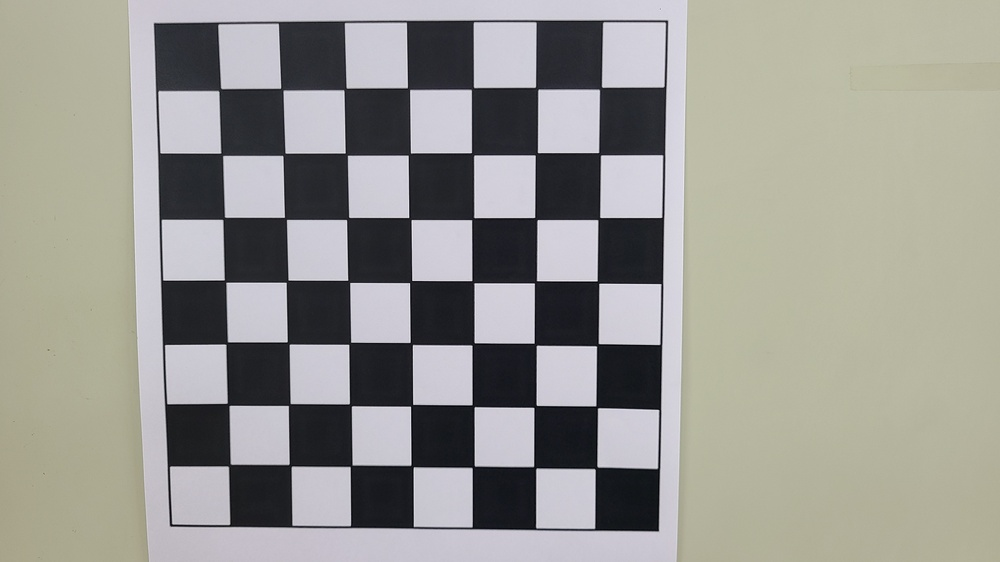
#> input picture 2021/etc/Image_Stitching/Chessboard/20210831_171054.jpg, 1000 x 562 px, shrunk from 4032 x 2268 before the run; its folder holds only this picture in this run
$ python step1_CameraCalibration.py
#> lines starting #> are read from the running program, lines starting #| are printed output that depends on the picture; after the words box and inside, x2 and y2 are one past the last pixel; in counts of white or black regions, pixels touching at a corner belong together; long printed decimals are rounded
import cv2
import os
from glob import glob
import numpy as np

class Camera_Calibration:
    def __init__(self, route, image_list, Distort_image_list):
        self.route = route
        self.image_list = image_list
        self.Distort_image_list = Distort_image_list


    def getCameraMatrix(self, r=7, c=7):
        # criteria : 반복을 종료할 조건(type(종료 조건), 최대 iter, epsilon값(정확도))
        # cv2.TERM_CRITERIA_EPS : 주어진 정확도(epsilon 인자)에 도달하면 반복을 중단
        # cv2.TERM_CRITERIA_MAX_ITER : max_iter 인자에 지정된 횟수만큼 반복하고 중단
        # a + b : 두가지 조건 중 하나가 만족되면 반복 중단
#> called with r = 7, c = 7
        criteria = (cv2.TERM_CRITERIA_EPS + cv2.TermCriteria_MAX_ITER, 30, 0.001)
        objp = np.zeros((r * c, 3), np.float32)
        objp[:, : 2] = np.mgrid[0 : r, 0 : c].T.reshape(-1, 2)

        objpoints = []
        imgpoints = []
        num = 0
        for Chessboard in self.image_list:
            num += 1
            img = cv2.imread(Chessboard)
#> img is the input picture: shape (562, 1000, 3); mean B, G, R 146, 151.8, 152.7
            img_gray = cv2.cvtColor(img, cv2.COLOR_BGR2GRAY)
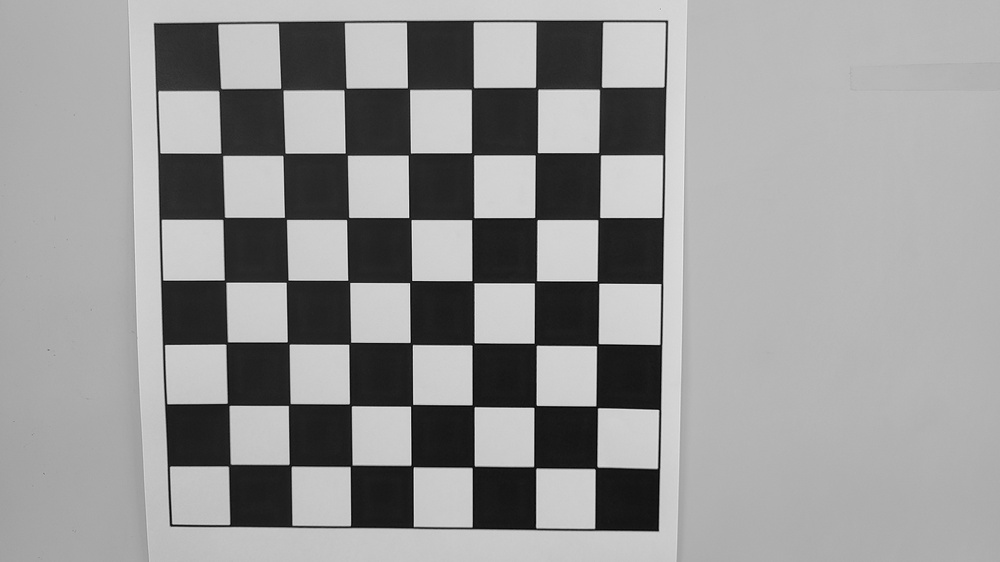
#> img_gray: shape (562, 1000); min 1, max 239, mean 151.4

            ret,corners = cv2.findChessboardCorners(img_gray, (r, c), None)
#> ret = True; corners = 49 rows, first 8: [220.9, 88.34], [280.5, 88.2], [343.6, 89.86], [409.7, 89.64], [473.7, 87.42], [538.2, 89.22], [601.8, 87.08], [220.7, 152.9]

            if ret:
                objpoints.append(objp)
                corners2 = cv2.cornerSubPix(img_gray, corners, (11, 11), (-1, -1), criteria)
#> corners2 = 49 rows, first 8: [219.7, 89.55], [281.8, 89.06], [345, 88.88], [408.5, 88.54], [472.4, 88.44], [536.6, 88.2], [600.5, 88.18], [221.6, 154.2]
                imgpoints.append(corners2)
                cv2.drawChessboardCorners(img, (r, c), corners2, ret)
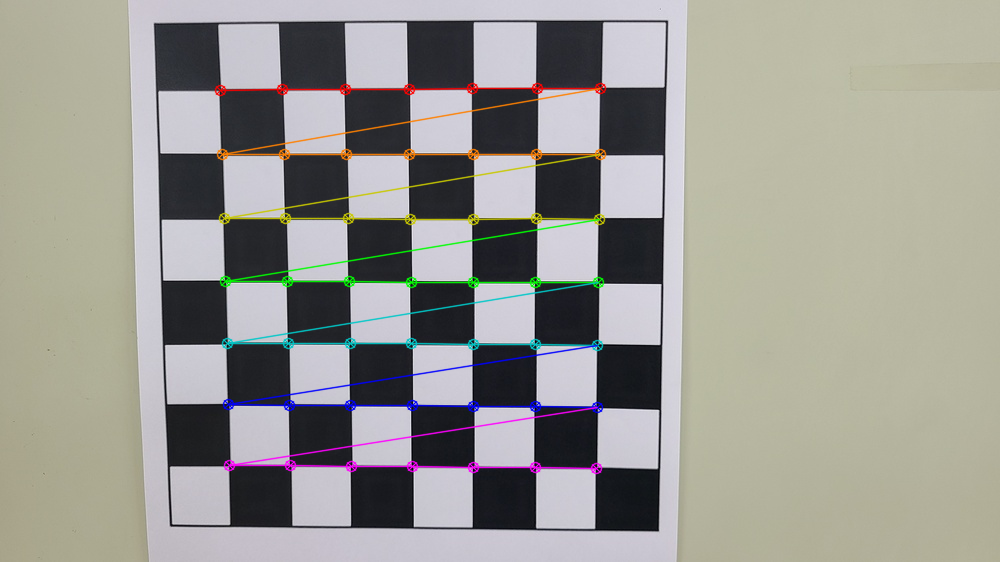
#> img: shape (562, 1000, 3); 3.29% of pixels changed, all inside (x1, y1, x2, y2) = (214, 82, 607, 475)
            print(str(num)+"번째 사진 처리중")

        #메트릭스, 왜곡계수, 회전/변환 벡터
        ret, self.mtx, self.dist, rvecs, tvecs = cv2.calibrateCamera(objpoints, imgpoints, img_gray.shape[::-1], None, None)
#> ret = 0.261; self.mtx = [[487.8, 0, 560.8], [0, 486.4, 369], [0, 0, 1]]; self.dist = [[0.029, -0.0144, 0.00362, 0.00285, -2.05e-06]]; rvecs = ([0.054, 0.0208, 0.00718],); tvecs = ([-5.39, -4.43, 7.72],)
        print(self.mtx, "cameramatrix를 구했습니다.")
#| [[487.764   0.         560.786]
#|  [  0.         486.376 368.953]
#|  [  0.           0.           1.        ]] cameramatrix를 구했습니다.


    def UnDistortion(self):
        num = 0
        for image in Distort_image_list:
            num += 1
            img = cv2.imread(image)
            h, w = img.shape[: 2]
            newcameramtx, roi = cv2.getOptimalNewCameraMatrix(self.mtx, self.dist, (w, h), 1, (w, h))
            dst = cv2.undistort(img, self.mtx, self.dist, None, newcameramtx)
            x, y, w, h = roi
            dst = dst[y : y + h, x : x + w]
            img2 = cv2.resize(dst, dsize=(480, 480), interpolation=cv2.INTER_AREA)
            # cv2.imshow("img",img2)
            # cv2.waitKey(0)
            # cv2.destroyAllWindows
            cv2.imwrite(self.route + "/UnDistortion_Image/" + str(num) + ".jpg", dst)


route = os.getcwd()
image_list = glob(route + "/Chessboard/*.jpg")
Distort_image_list = glob(route + "/Distortion_image/*.jpg")
C = Camera_Calibration(route, image_list, Distort_image_list)
C.getCameraMatrix()
C.UnDistortion()

$ run again, on 2021/etc/Image_Stitching/Chessboard/20210831_171523.jpg
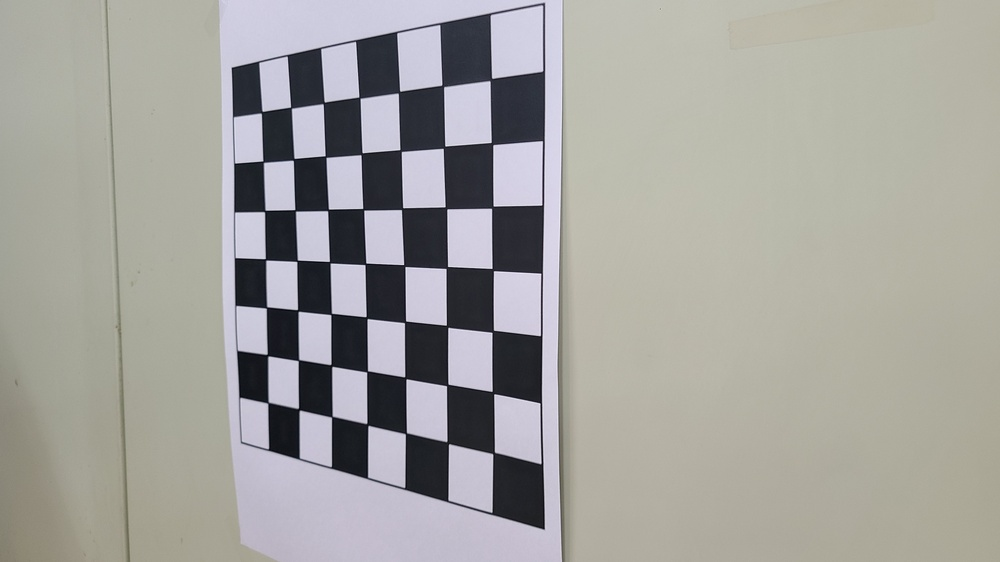
#> input picture 2021/etc/Image_Stitching/Chessboard/20210831_171523.jpg, 1000 x 562 px, shrunk from 4032 x 2268 before the run
#> in getCameraMatrix, img is the input picture: shape (562, 1000, 3); mean B, G, R 157.5, 162.1, 163.2
#> in getCameraMatrix, `ret,corners = cv2.findChessboardCorners(img_gray, (r, c), None)`: ret = True; corners = 49 rows, first 8: [489.7, 80.69], [492, 143.5], [493.3, 206.1], [493.5, 270.7], [492.1, 332.3], [493.9, 393.8], [493.9, 453.9], [441.8, 85.13]
#> corners2 = 49 rows, first 8: [490.8, 79.43], [492.1, 143.5], [492.4, 207.1], [492.7, 269.5], [492.7, 331.3], [492.9, 392.5], [493.6, 453], [442.7, 85.8]
#> in getCameraMatrix, `cv2.drawChessboardCorners(img, (r, c), corners2, ret)`:
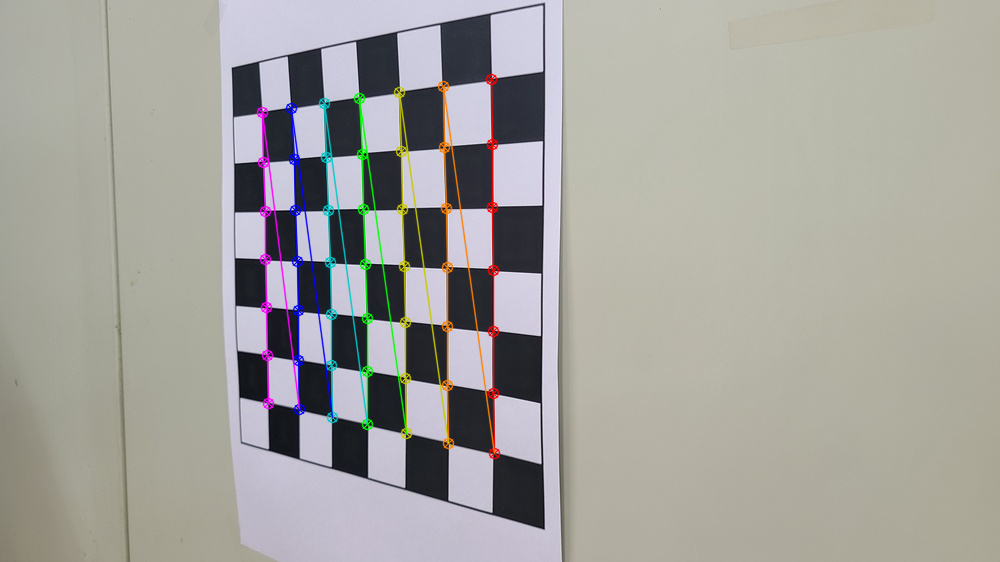
#> img: shape (562, 1000, 3); 2.94% of pixels changed, all inside (x1, y1, x2, y2) = (256, 73, 501, 460)
#> in getCameraMatrix, `ret, self.mtx, self.dist, rvecs, tvecs = cv2.calibrateCamera(objpoints..`: ret = 0.55; self.mtx = [[1088, 0, 532.8], [0, 897.4, 293.4], [0, 0, 1]]; self.dist = [[0.00477, 4.52, 1.32e-05, -0.0188, -38.68]]; rvecs = ([0.713, 0.6, 1.5],); tvecs = ([-0.541, -3.38, 14.24],)
#| [[1.08804111e+03 0.00000000e+00 5.32775269e+02]
#|  [0.00000000e+00 8.97439757e+02 2.93368816e+02]
#|  [0.00000000e+00 0.00000000e+00 1.00000000e+00]] cameramatrix를 구했습니다.

$ run again, on 2021/etc/Image_Stitching/Chessboard/20210831_171107.jpg
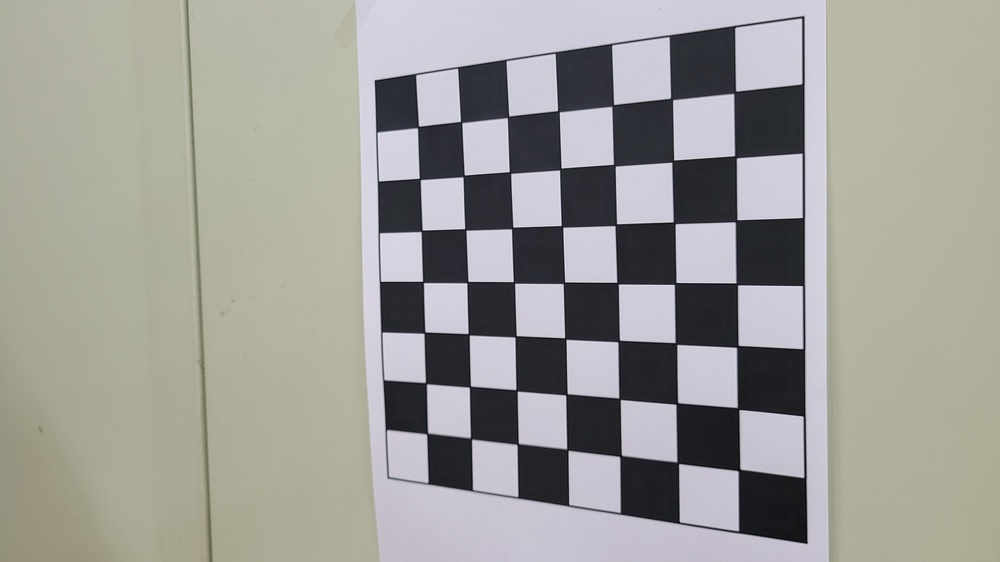
#> input picture 2021/etc/Image_Stitching/Chessboard/20210831_171107.jpg, 1000 x 562 px, shrunk from 4032 x 2268 before the run
#> in getCameraMatrix, img is the input picture: shape (562, 1000, 3); mean B, G, R 151.7, 157.1, 158.1
#> in getCameraMatrix, `ret,corners = cv2.findChessboardCorners(img_gray, (r, c), None)`: ret = True; corners = 49 rows, first 8: [735.8, 90.97], [736.6, 158], [736.9, 219.5], [736, 283.1], [738.4, 345.2], [739, 409.6], [740, 470.6], [672.5, 97.74]
#> corners2 = 49 rows, first 8: [734.6, 92.25], [735.5, 156.7], [736.1, 220.7], [736.8, 283.8], [737.4, 346.4], [738.2, 408.5], [739.1, 470], [671.6, 98.82]
#> in getCameraMatrix, `cv2.drawChessboardCorners(img, (r, c), corners2, ret)`:
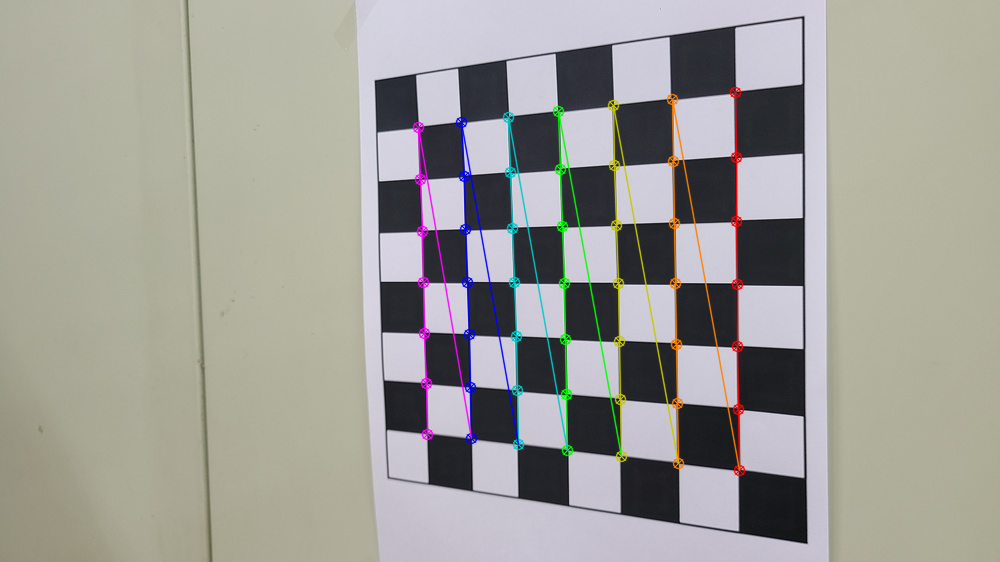
#> img: shape (562, 1000, 3); 3.06% of pixels changed, all inside (x1, y1, x2, y2) = (412, 86, 746, 477)
#> in getCameraMatrix, `ret, self.mtx, self.dist, rvecs, tvecs = cv2.calibrateCamera(objpoints..`: ret = 0.355; self.mtx = [[1080.2, 0, 554.3], [0, 940.4, 295.3], [0, 0, 1]]; self.dist = [[0.334, -7.6, -0.00542, -0.0142, 57.41]]; rvecs = ([0.554, 0.467, 1.51],); tvecs = ([2.47, -3.18, 14.77],)
#| [[1.08022263e+03 0.00000000e+00 5.54254546e+02]
#|  [0.00000000e+00 9.40425148e+02 2.95280050e+02]
#|  [0.00000000e+00 0.00000000e+00 1.00000000e+00]] cameramatrix를 구했습니다.
